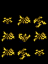

A 2D game scene composited from a Tiled map and its tileset images. What follows is a short description and the map's XML, with every tile layer's data as written:
An orthogonal 3x4 tile map with 16x16 px tiles, 2 tile layers (Buildings, Front2).

<map version="1.10" tiledversion="1.11.2" orientation="orthogonal" renderorder="right-down" width="3" height="4" tilewidth="16" tileheight="16" infinite="0" nextlayerid="6" nextobjectid="1">
 <tileset firstgid="1" name="spring_GardenCrops" tilewidth="16" tileheight="16" tilecount="128" columns="16">
  <image source="spring_GardenCrops.png" width="256" height="128" />
 </tileset>
 <layer id="2" name="Buildings" width="3" height="4">
  <data encoding="csv">
0,0,0,
82,81,84,
81,83,81,
81,84,82
</data>
 </layer>
 <layer id="4" name="Front2" width="3" height="4">
  <properties>
   <property name="Draw" value="Front" />
  </properties>
  <data encoding="csv">
66,65,68,
65,67,65,
65,68,66,
0,0,0
</data>
 </layer>
 <objectgroup id="3" name="Buildings" />
 <objectgroup id="5" name="Front2" />
</map>
